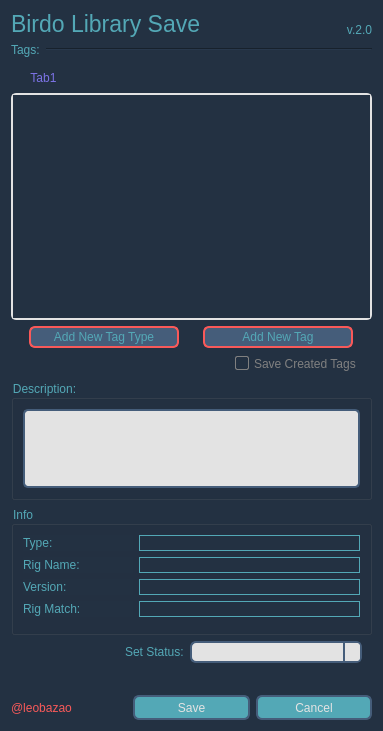
<?xml version="1.0" encoding="UTF-8"?>
<ui version="4.0">
 <class>Form</class>
 <widget class="QWidget" name="Form">
  <property name="geometry">
   <rect>
    <x>0</x>
    <y>0</y>
    <width>383</width>
    <height>731</height>
   </rect>
  </property>
  <property name="windowTitle">
   <string>BirdoLibSave</string>
  </property>
  <property name="styleSheet">
   <string notr="true">QWidget{	
	background-color: #233142;
}

QLabel{
	color: #53a8b6;
}

QLabel:disabled {
	color: #455d7a;
}

QGroupBox {
	color: #53a8b6;
}

QGroupBox:disabled {
	color: #455d7a;
}

QTabWidget::pane {
	border: 2px solid #e3e3e3;
	border-radius: 5px;
} 

QTabWidget::tab-bar {
    left: 15px; /* move to the right by 5px */
}

QTabBar::tab {
	color: #455d7a;
	background: transparent; 
	border: null; 
	padding-top: 8px;
	padding-bottom: 8px;
	padding-right: 8px;
	padding-left: 4px;

} 

QTabBar::tab:selected {
	color: #7c73e6;
	background: transparent; 
	padding-left: 4px;
}

QCheckBox {
	color: #e3e3e3;
    spacing: 5px;
}

QCheckBox:unchecked {
	color: #53a8b6;
}

QCheckBox:checked {
	color: #7c73e6;
}

QCheckBox::indicator:unchecked {
    border: 1px solid white;
	border-radius: 2px;
	background-color:#233142;
}

QCheckBox::indicator:checked {
    border: 2px solid lightgray;
	border-radius: 6px;
	background-color: rgb(56, 186, 255);
}

QCheckBox:disabled{
	color: gray;
}

QCheckBox::indicator:checked:disabled {
    color: rgb(250, 90, 120);
	background-color: #233142;
	border-color: gray;
}

QCheckBox::indicator:unchecked:disabled {
    color: rgb(250, 90, 120);
	background-color: #233142;
	border-color: gray;
}

QComboBox {
	color: #233142;
    border: 2px solid #455d7a;
    border-radius: 6px;
    padding: 1px 18px 1px 3px;
    min-width: 6em;
}

QComboBox::down-arrow {
      image: null;
}

QComboBox:!editable, QComboBox::drop-down:editable {
     background: #e3e3e3;
}

QComboBox:on { /* shift the text when the popup opens */
    padding-top: 3px;
    padding-left: 4px;
}

QComboBox::drop-down {
    width: 15px;
	background-color: #e3e3e3;
    border-left-width: 2px;
    border-left-color: #455d7a;
    border-left-style: solid; /* just a single line */
    border-top-right-radius: 3px; /* same radius as the QComboBox */
    border-bottom-right-radius: 3px;
}

QComboBox:hover{
    border: 2px solid white;
    color: #53a8b6;
}

QComboBox QAbstractItemView{
    border: 2px solid white;
	border-radius: 10px;
    color: #233142;
	background-color: lightgray;
    selection-background-color: rgb(40, 30, 50);
	selection-color: white;
	selection-item-border-radius: 2px;
	padding: 3px 3px ;
}

QComboBox:disabled{
	color: rgb(250, 90, 120);
	background-color: rgb(250, 200, 200);
	border-color: gray;
}

QScrollArea{
	border-radius: 5px;
	border: none;
}

QScrollBar::handle {
	border-radius: 10px;
 	border: none;
	background-color: #455d7a;
	width: 5px;
}

QScrollBar::add-page{ 
	border: none;
    background-color: transparent;
}

QScrollBar::sub-page {
    background-color: transparent;
	border: none;
}

QScrollBar::add-line {
    border: none;
    background-color: transparent;
}

QScrollBar::sub-line {
    border: none;
    background-color: transparent;
}

QScrollBar:arrow{
	border: none;
	background: transparent;
	color: none;
	image: none;
}

QPushButton {
	color: #e3e3e3;
    border: 2px solid #455d7a;
    border-radius: 6px;
	background-color: #53a8b6;
}

QPushButton:hover{
    border: 2px solid white;
    color: white;
}

QPushButton:pressed {
	color: #e3e3e3;
	border-color: #e3e3e3;
    background-color: #455d7a;
}

QPushButton:flat {
    border: none; /* no border for a flat push button */
}

QPushButton:default {
    border-color: navy; /* make the default button prominent */
}

QPushButton::disabled {
	border-color: #f95959;
	background: #455d7a;
	color: #53a8b6;
}

QLineEdit {
	color: #5585b5;
    border: 2px solid #455d7a;
    border-radius: 5px;
    padding: 0 8px;
    background: #e3e3e3;
    selection-background-color: darkgray;
}

QLineEdit:hover{
    border: 2px solid white;
    color: black;
}

QLineEdit:disabled{
	color: #f95959;
	background-color: #79c2d0;
	border-color: rgb(255, 230, 220);
}</string>
  </property>
  <layout class="QGridLayout" name="gridLayout">
   <item row="6" column="0">
    <widget class="QGroupBox" name="groupDecription">
     <property name="minimumSize">
      <size>
       <width>0</width>
       <height>0</height>
      </size>
     </property>
     <property name="maximumSize">
      <size>
       <width>16777215</width>
       <height>120</height>
      </size>
     </property>
     <property name="title">
      <string>Description:</string>
     </property>
     <property name="flat">
      <bool>true</bool>
     </property>
     <layout class="QGridLayout" name="gridLayout_3">
      <item row="0" column="0">
       <widget class="QTextEdit" name="textEdit">
        <property name="enabled">
         <bool>true</bool>
        </property>
        <property name="toolTip">
         <string>Add some aditional description text with the tpl </string>
        </property>
        <property name="styleSheet">
         <string notr="true">QTextEdit {
	color: #233142;
	border: 2px solid #455d7a;
	border-radius: 5px;
	background-color: #e3e3e3;
}

QTextEdit:hover {
	border: 2px solid white;
}</string>
        </property>
       </widget>
      </item>
     </layout>
    </widget>
   </item>
   <item row="7" column="0">
    <widget class="QGroupBox" name="groupInfo">
     <property name="toolTip">
      <string>Information about the selected Rig</string>
     </property>
     <property name="title">
      <string>Info</string>
     </property>
     <property name="flat">
      <bool>true</bool>
     </property>
     <property name="checkable">
      <bool>false</bool>
     </property>
     <layout class="QGridLayout" name="gridLayout_2">
      <property name="bottomMargin">
       <number>15</number>
      </property>
      <item row="3" column="0">
       <widget class="QLabel" name="label_10">
        <property name="text">
         <string>Rig Match:</string>
        </property>
       </widget>
      </item>
      <item row="0" column="1" colspan="2">
       <widget class="QLabel" name="labelType">
        <property name="frameShape">
         <enum>QFrame::Box</enum>
        </property>
        <property name="text">
         <string/>
        </property>
       </widget>
      </item>
      <item row="0" column="0">
       <widget class="QLabel" name="label_7">
        <property name="text">
         <string>Type:</string>
        </property>
       </widget>
      </item>
      <item row="1" column="1" colspan="2">
       <widget class="QLabel" name="labelRigName">
        <property name="frameShape">
         <enum>QFrame::Box</enum>
        </property>
        <property name="text">
         <string/>
        </property>
       </widget>
      </item>
      <item row="3" column="1" colspan="2">
       <widget class="QLabel" name="labelMatch">
        <property name="frameShape">
         <enum>QFrame::Box</enum>
        </property>
        <property name="text">
         <string/>
        </property>
       </widget>
      </item>
      <item row="2" column="0">
       <widget class="QLabel" name="label_9">
        <property name="text">
         <string>Version:</string>
        </property>
       </widget>
      </item>
      <item row="2" column="1" colspan="2">
       <widget class="QLabel" name="labelVersion">
        <property name="frameShape">
         <enum>QFrame::Box</enum>
        </property>
        <property name="text">
         <string/>
        </property>
       </widget>
      </item>
      <item row="1" column="0">
       <widget class="QLabel" name="label_8">
        <property name="text">
         <string>Rig Name:</string>
        </property>
       </widget>
      </item>
     </layout>
    </widget>
   </item>
   <item row="4" column="0">
    <layout class="QHBoxLayout" name="horizontalLayout_5">
     <property name="rightMargin">
      <number>15</number>
     </property>
     <item>
      <spacer name="horizontalSpacer">
       <property name="orientation">
        <enum>Qt::Horizontal</enum>
       </property>
       <property name="sizeHint" stdset="0">
        <size>
         <width>40</width>
         <height>20</height>
        </size>
       </property>
      </spacer>
     </item>
     <item alignment="Qt::AlignRight">
      <widget class="QCheckBox" name="checkBSaveTags">
       <property name="enabled">
        <bool>false</bool>
       </property>
       <property name="toolTip">
        <string>Save the created tags and types, to be available to all users in library</string>
       </property>
       <property name="text">
        <string>Save Created Tags</string>
       </property>
      </widget>
     </item>
    </layout>
   </item>
   <item row="2" column="0">
    <widget class="QTabWidget" name="tabWidget">
     <property name="minimumSize">
      <size>
       <width>0</width>
       <height>200</height>
      </size>
     </property>
     <property name="toolTip">
      <string>Choose the tags by type to be saved with the selected lib</string>
     </property>
     <property name="currentIndex">
      <number>0</number>
     </property>
     <property name="elideMode">
      <enum>Qt::ElideMiddle</enum>
     </property>
     <widget class="QWidget" name="tab">
      <attribute name="title">
       <string>Tab1</string>
      </attribute>
     </widget>
    </widget>
   </item>
   <item row="3" column="0">
    <layout class="QHBoxLayout" name="horizontalLayout">
     <item>
      <widget class="QPushButton" name="pushAddTagType">
       <property name="enabled">
        <bool>false</bool>
       </property>
       <property name="minimumSize">
        <size>
         <width>150</width>
         <height>22</height>
        </size>
       </property>
       <property name="maximumSize">
        <size>
         <width>150</width>
         <height>22</height>
        </size>
       </property>
       <property name="toolTip">
        <string>add new Tag Type to the list</string>
       </property>
       <property name="text">
        <string>Add New Tag Type</string>
       </property>
      </widget>
     </item>
     <item>
      <widget class="QPushButton" name="pushAddTag">
       <property name="enabled">
        <bool>false</bool>
       </property>
       <property name="minimumSize">
        <size>
         <width>150</width>
         <height>22</height>
        </size>
       </property>
       <property name="maximumSize">
        <size>
         <width>150</width>
         <height>22</height>
        </size>
       </property>
       <property name="toolTip">
        <string>Add new tag to the current Type</string>
       </property>
       <property name="text">
        <string>Add New Tag</string>
       </property>
      </widget>
     </item>
    </layout>
   </item>
   <item row="5" column="0">
    <layout class="QHBoxLayout" name="horizontalLayout_2"/>
   </item>
   <item row="0" column="0">
    <layout class="QHBoxLayout" name="horizontalLayout_3">
     <item>
      <widget class="QLabel" name="label">
       <property name="font">
        <font>
         <pointsize>17</pointsize>
        </font>
       </property>
       <property name="styleSheet">
        <string notr="true">QLabel {
	color: #53a8b6;
}</string>
       </property>
       <property name="text">
        <string>Birdo Library Save</string>
       </property>
      </widget>
     </item>
     <item>
      <widget class="QLabel" name="labelScriptVersion">
       <property name="toolTip">
        <string>script version</string>
       </property>
       <property name="text">
        <string>v.2.0</string>
       </property>
       <property name="alignment">
        <set>Qt::AlignBottom|Qt::AlignRight|Qt::AlignTrailing</set>
       </property>
      </widget>
     </item>
    </layout>
   </item>
   <item row="8" column="0">
    <layout class="QHBoxLayout" name="horizontalLayout_6">
     <property name="rightMargin">
      <number>10</number>
     </property>
     <item alignment="Qt::AlignRight">
      <widget class="QLabel" name="label_6">
       <property name="enabled">
        <bool>true</bool>
       </property>
       <property name="text">
        <string>Set Status:</string>
       </property>
      </widget>
     </item>
     <item>
      <widget class="QComboBox" name="comboStatus">
       <property name="toolTip">
        <string>If you have directors permission, set the item status of your choice</string>
       </property>
      </widget>
     </item>
    </layout>
   </item>
   <item row="10" column="0">
    <layout class="QHBoxLayout" name="horizontalLayout_7">
     <item>
      <widget class="QLabel" name="label_3">
       <property name="toolTip">
        <string>&lt;html&gt;&lt;head/&gt;&lt;body&gt;&lt;p&gt;leobazao@hotmail.com &lt;/p&gt;&lt;p&gt;https://www.linkedin.com/in/leonardobazilio/&lt;/p&gt;&lt;/body&gt;&lt;/html&gt;</string>
       </property>
       <property name="styleSheet">
        <string notr="true">QLabel {
	color: #f95959;
}
QLabel::hover {
	color: #7c73e6;
}</string>
       </property>
       <property name="text">
        <string>@leobazao</string>
       </property>
      </widget>
     </item>
     <item>
      <widget class="QPushButton" name="buttonSave">
       <property name="enabled">
        <bool>true</bool>
       </property>
       <property name="minimumSize">
        <size>
         <width>0</width>
         <height>25</height>
        </size>
       </property>
       <property name="maximumSize">
        <size>
         <width>16777215</width>
         <height>25</height>
        </size>
       </property>
       <property name="toolTip">
        <string>Save the selected Rig to the library!!</string>
       </property>
       <property name="text">
        <string>Save</string>
       </property>
      </widget>
     </item>
     <item>
      <widget class="QPushButton" name="buttonCancel">
       <property name="minimumSize">
        <size>
         <width>0</width>
         <height>25</height>
        </size>
       </property>
       <property name="maximumSize">
        <size>
         <width>16777215</width>
         <height>25</height>
        </size>
       </property>
       <property name="toolTip">
        <string>Cancel!</string>
       </property>
       <property name="styleSheet">
        <string notr="true">QPushButton:pressed {
	color: #e3e3e3;
	border-color: #e3e3e3;
    background-color: #f95959;
}</string>
       </property>
       <property name="text">
        <string>Cancel</string>
       </property>
      </widget>
     </item>
    </layout>
   </item>
   <item row="1" column="0">
    <layout class="QHBoxLayout" name="horizontalLayout_4" stretch="0,2">
     <item>
      <widget class="QLabel" name="label_5">
       <property name="text">
        <string>Tags:</string>
       </property>
      </widget>
     </item>
     <item>
      <widget class="Line" name="line_2">
       <property name="orientation">
        <enum>Qt::Horizontal</enum>
       </property>
      </widget>
     </item>
    </layout>
   </item>
   <item row="9" column="0">
    <widget class="QProgressBar" name="progressBar">
     <property name="sizePolicy">
      <sizepolicy hsizetype="Expanding" vsizetype="Fixed">
       <horstretch>0</horstretch>
       <verstretch>0</verstretch>
      </sizepolicy>
     </property>
     <property name="minimumSize">
      <size>
       <width>0</width>
       <height>20</height>
      </size>
     </property>
     <property name="maximumSize">
      <size>
       <width>16777215</width>
       <height>20</height>
      </size>
     </property>
     <property name="styleSheet">
      <string notr="true">QProgressBar {
	color: rgb(200, 255, 150);
	padding: 2 2px;
	border: null;
	border-radius: 5px;
}

QProgressBar::chunk {
	background-color: #53a8b6;
	border-radius: 5px;
}</string>
     </property>
     <property name="value">
      <number>0</number>
     </property>
     <property name="alignment">
      <set>Qt::AlignCenter</set>
     </property>
     <property name="format">
      <string/>
     </property>
    </widget>
   </item>
  </layout>
 </widget>
 <resources/>
 <connections/>
</ui>
